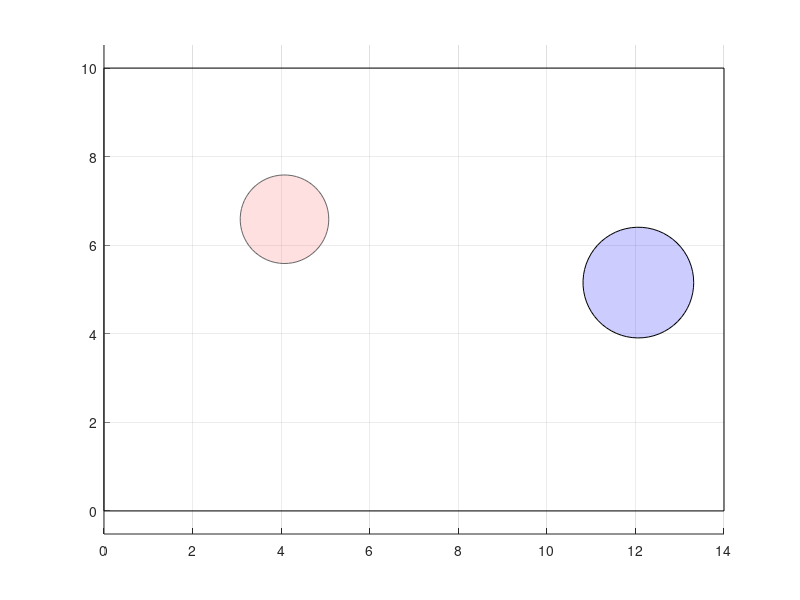

Reproduce this figure in MATLAB.
close all;
clear all;
clc;

% Body 1 properties
m1=1;
r1=1;
X1=[3,3];
V1=[0.1,0.0];

% Body 2 properties
m2=1;
r2=1.25;
X2=[10,4];
V2=[-0.05,0];

% Draw the circles (graphical items)
a=[0:0.1:2*pi];
Xcircle=cos(a);
Ycircle=sin(a);
GM1=patch (X1(1)+r1*Xcircle, X1(2)+r1*Ycircle,'r','FaceAlpha',0.2);
grid on;
axis square equal;
hold on;
patch([0,0,14,14],[0,10,10,0],'w','FaceAlpha',0.4);
GM2=patch (X2(1)+r2*Xcircle, X2(2)+r2*Ycircle,'b','FaceAlpha',0.2);


for i=1:5000
    
    % Motion engin
    
    % Update position
    X1=X1+V1;
    X2=X2+V2;
    
    % Check for collision with playground's borders for body 1
    if (X1(1)<=r1)      X1(1)=r1;       V1(1)=-V1(1); end
    if (X1(1)>=14-r1)   X1(1)=14-r1;    V1(1)=-V1(1); end    
    if (X1(2)<=r1)      X1(2)=r1;       V1(2)=-V1(2); end
    if (X1(2)>=10-r1)   X1(2)=10-r1;    V1(2)=-V1(2); end
        
    % Check for collision with playground's borders for body 2
    if (X2(1)<=r2)      X2(1)=r2;       V2(1)=-V2(1); end
    if (X2(1)>=14-r2)   X2(1)=14-r2;    V2(1)=-V2(1); end    
    if (X2(2)<=r2)      X2(2)=r2;       V2(2)=-V2(2); end
    if (X2(2)>=10-r2)   X2(2)=10-r2;    V2(2)=-V2(2); end
    
    % Check for collision: 
    % if bodies overlaps a collision occured
    if (norm (X1-X2)<=r1+r2)
        
        
        % Copy velocity vectors
        u1=V1;
        u2=V2;
        
        % 1 - Compute angles
        Alpha1=atan2(X2(2)-X1(2) , X2(1)-X1(1) );
        Beta1=atan2(u1(2),u1(1));
        Gamma1=Beta1-Alpha1;
        
        % 2 - Compute norm of vectors after decomposition
        u12=norm(u1)*cos(Gamma1);
        u11=norm(u1)*sin(Gamma1);
        
        % 3 - Repeat 1 and 2 for the second boody
        Alpha2=atan2(X1(2)-X2(2) , X1(1)-X2(1) );
        Beta2=atan2(u2(2),u2(1));
        Gamma2=Beta2-Alpha2;
        u21=norm(u2)*cos(Gamma2);
        u22=norm(u2)*sin(Gamma2);
        
        
        % 4 - Compute norm of sub vectors after collision
        v12 = ( (m1-m2)*u12 - 2*m2*u21 ) / (m1+m2);
        v21 = ( (m1-m2)*u21 + 2*m1*u12 ) / (m1+m2);
        
        % 5 and 6 compute velocities after collision
        V1=u11*[-sin(Alpha1),cos(Alpha1)] + v12*[cos(Alpha1),sin(Alpha1)];
        V2=u22*[-sin(Alpha2),cos(Alpha2)] - v21*[cos(Alpha2),sin(Alpha2)];
                         
    end
    
        
    % Update display    
    set(GM1,'XData',X1(1)+r1*Xcircle, 'YData', X1(2)+r1*Ycircle);
    set(GM2,'XData',X2(1)+r2*Xcircle, 'YData', X2(2)+r2*Ycircle);
    drawnow;
    
end